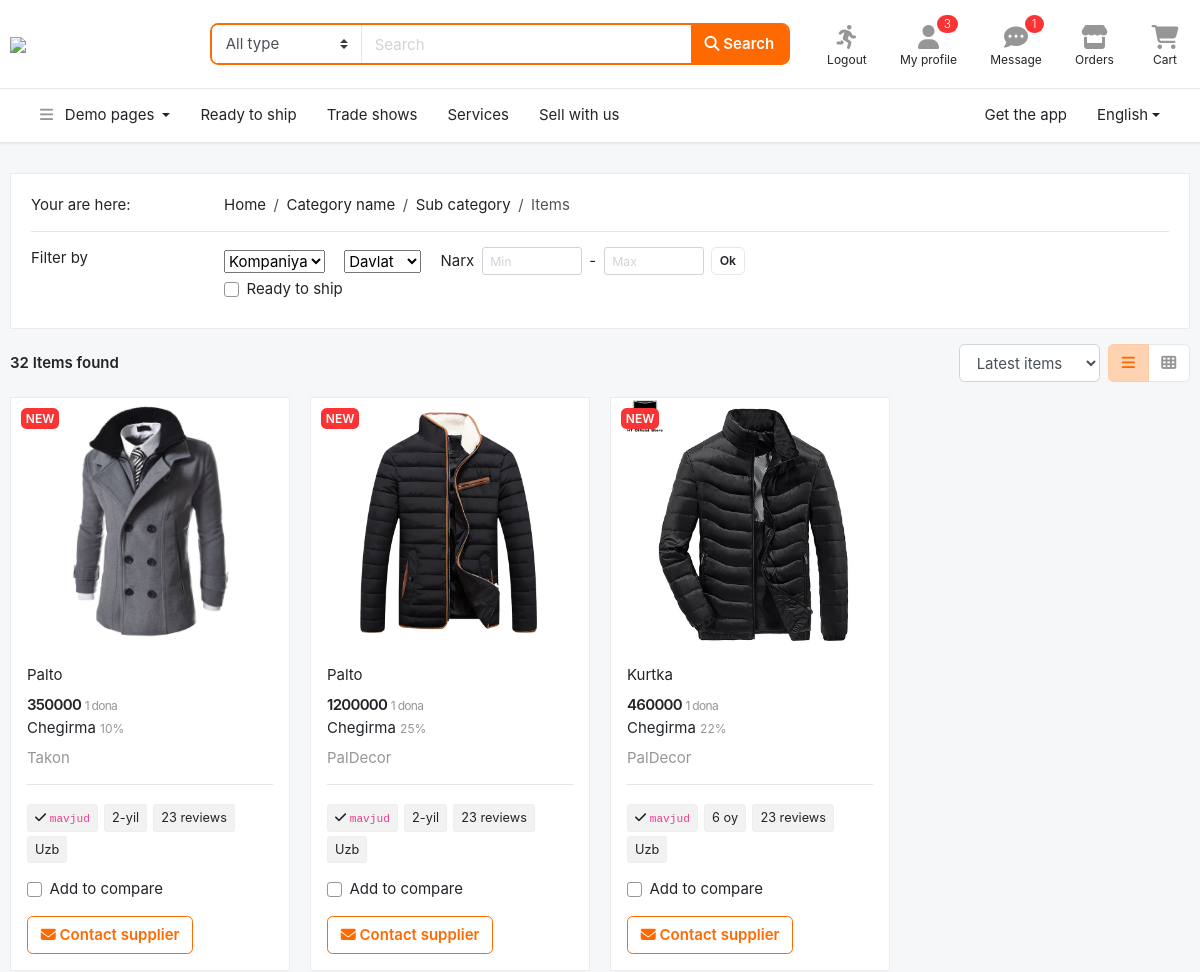
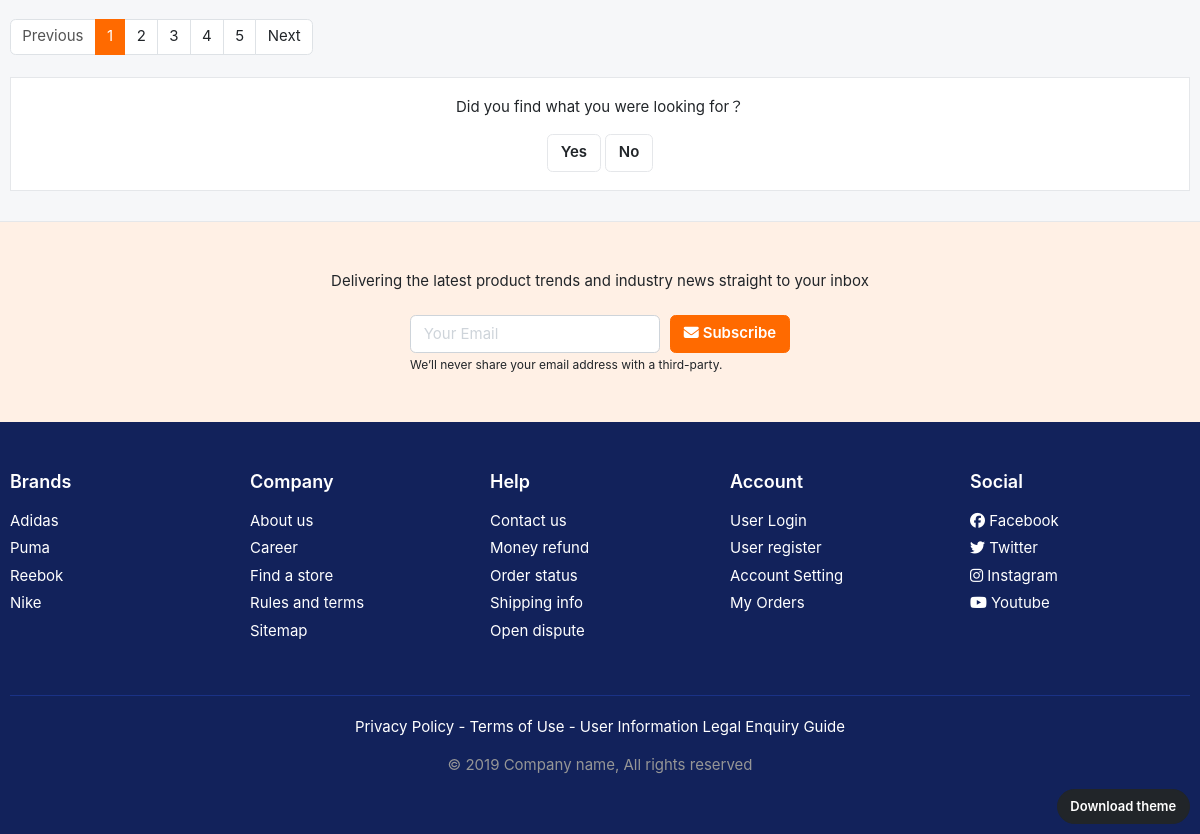
The page /home/bolim/1/ on the database its author committed (2 pictures, top to bottom).
### asosiy/models.py (models this page shows, shortened)
class Mahsulot(models.Model):
    nom = models.CharField(max_length=100)
    narx = models.PositiveIntegerField()
    chegirma = models.PositiveIntegerField(default=0)
    batafsil = models.TextField()
    brend = models.CharField(max_length=30)
    kafolat = models.CharField(max_length=30)
    yetkazish = models.CharField(max_length=30)
    mavjud = models.BooleanField(default=True)
    bolim = models.ForeignKey(Bolim, on_delete=models.CASCADE)
    ishlab_chiqaruvchi = models.CharField(max_length=30, default='Uzb')

class Media(models.Model):
    rasm = models.FileField()
    mahsulot = models.ForeignKey(Mahsulot, on_delete=models.CASCADE, related_name='rasmlar')

### asosiy/views.py (the view)
# urls.py: path('bolim/<int:soz>/', BolimMahsulotlar.as_view(), name='bolim'),
class BolimMahsulotlar(View):
    def get(self, request,soz):
        natija = Mahsulot.objects.filter(bolim__id=soz)
        kom = request.GET.get('k')
        dav = request.GET.get('d')
        mi = request.GET.get('kichik')
        ma = request.GET.get('katta')
        if kom:
            natija=natija.filter(brend=kom)
        if dav:
            natija=natija.filter(brend=dav)
        if mi and ma:
            natija=natija.filter(narx__gt=mi, narx__lt=ma)
        content = {
            'mahsulot':natija
        }
        return render(request, 'page-listing-grid.html', content)

### templates/page-listing-grid.html (shortened to what this page needs)
{% extends 'header.html'%}
{% block content%}
<section class="section-content padding-y">
<div class="container">
<div class="card mb-3">
  <div class="card-body">
<div class="row">
  <div class="col-md-2"> Your are here: </div>
  <nav class="col-md-8">
  <ol class="breadcrumb">
      <li class="breadcrumb-item"><a href="#">Home</a></li>
      <li class="breadcrumb-item"><a href="#">Category name</a></li>
      <li class="breadcrumb-item"><a href="#">Sub category</a></li>
      <li class="breadcrumb-item active" aria-current="page">Items</li>
  </ol>
  </nav>
</div>
<hr>
<div class="row">
  <div class="col-md-2">Filter by</div>
   <form method="get">
  <div class="col-md-10">
    <ul class="list-inline">
      <select class="list-inline-item mr-3 dropdown" name="k"><a href="#" class="dropdown-toggle" data-toggle="dropdown">   Kompaniya </a>
		  	<option value="" selected disabled >Kompaniya</option>
        </select>
       <select class="list-inline-item mr-3 dropdown" name="d"><a href="#" class="dropdown-toggle" data-toggle="dropdown">   Davlat </a>
			  <option value="" selected disabled >Davlat</option>
        </select>
      <li class="list-inline-item mr-3">
        <div class="form-inline">
          <label class="mr-2">Narx</label>
        <input class="form-control form-control-sm" placeholder="Min" type="number" name="kichik">
          <span class="px-2"> - </span>
        <input class="form-control form-control-sm" placeholder="Max" type="number" name="katta">
        <button type="submit" class="btn btn-sm btn-light ml-2">Ok</button>
      </div>
      </li>
      <li class="list-inline-item mr-3">
        <label class="custom-control mt-1 custom-checkbox">
        <div class="custom-control-label">Ready to ship
        </div>
      </label>
      </li>
    </ul>
  </div>
       </form>
</div>
  </div>
</div>
<header class="mb-3">
		<div class="form-inline">
			<strong class="mr-md-auto">32 Items found </strong>
			<select class="mr-2 form-control">
				<option>Latest items</option>
			</select>
			<div class="btn-group">
				<a href="page-listing-grid.html" class="btn btn-light active" data-toggle="tooltip" title="List view">
					<i class="fa fa-bars"></i></a>
				<a href="page-listing-large.html" class="btn btn-light" data-toggle="tooltip" title="Grid view">
					<i class="fa fa-th"></i></a>
			</div>
		</div>
</header>
<div class="row">
	{% for select_mah in mahsulot %}
	<div class="col-md-3">
		<figure class="card card-product-grid">
			<div class="img-wrap">
				<span class="badge badge-danger"> NEW </span>
				<img src="{{select_mah.rasmlar.first.rasm.url}}">
			</div>
			<figcaption class="info-wrap">
					<a href="#" class="title mb-2">{{select_mah.nom}}</a>
					<div class="price-wrap">
						<span class="price">{{select_mah.narx}}</span>
						<small class="text-muted">1 dona</small>
					</div>
					<p class="mb-2"> Chegirma <small class="text-muted">{{select_mah.chegirma}}%</small></p>
					<p class="text-muted ">{{select_mah.brend}}</p>
					<hr>
					<p class="mb-3">
						{% if select_mah.mavjud %}
							<span class="tag">
									<i class="fa fa-check"> </i> <code> mavjud </code>
							</span>
						{% else %}
						<span class="tag"> <i class="fa fa-times"></i> <code>mavjud emas </code> </span>
						{% endif %}
						<span class="tag"> {{select_mah.kafolat}} </span>
						<span class="tag"> 23 reviews </span>
						<span class="tag"> {{select_mah.ishlab_chiqaruvchi}} </span>
					</p>
					<label class="custom-control mb-3 custom-checkbox">
					  <div class="custom-control-label">Add to compare
					  </div>
					</label>
					<a href="#" class="btn btn-outline-primary"> <i class="fa fa-envelope"></i> Contact supplier </a>
			</figcaption>
		</figure>
	</div>
	{% endfor %}
</div>
<nav class="mb-4" aria-label="Page navigation sample">
  <ul class="pagination">
    <li class="page-item disabled"><a class="page-link" href="#">Previous</a></li>
    <li class="page-item active"><a class="page-link" href="#">1</a></li>
    <li class="page-item"><a class="page-link" href="#">2</a></li>
    <li class="page-item"><a class="page-link" href="#">3</a></li>
    <li class="page-item"><a class="page-link" href="#">4</a></li>
    <li class="page-item"><a class="page-link" href="#">5</a></li>
    <li class="page-item"><a class="page-link" href="#">Next</a></li>
  </ul>
</nav>
<div class="box text-center">
	<p>Did you find what you were looking for？</p>
	<a href="" class="btn btn-light">Yes</a>
	<a href="" class="btn btn-light">No</a>
</div>
</div>
</section>
<section class="padding-y-lg bg-light border-top">
<div class="container">
<p class="pb-2 text-center">Delivering the latest product trends and industry news straight to your inbox</p>
<div class="row justify-content-md-center">
	<div class="col-lg-4 col-sm-6">
<form class="form-row">
		<div class="col-8">
		<input class="form-control" placeholder="Your Email" type="email">
		</div>
		<div class="col-4">
		<button type="submit" class="btn btn-block btn-warning"> <i class="fa fa-envelope"></i> Subscribe </button>
		</div>
</form>
<small class="form-text">We’ll never share your email address with a third-party. </small>
	</div>
</div>
</div>
</section>
<footer class="section-footer bg-secondary">
	<div class="container">
		<section class="footer-top padding-y-lg text-white">
			<div class="row">
				<aside class="col-md col-6">
					<h6 class="title">Brands</h6>
					<ul class="list-unstyled">
						<li> <a href="#">Adidas</a></li>
						<li> <a href="#">Puma</a></li>
						<li> <a href="#">Reebok</a></li>
						<li> <a href="#">Nike</a></li>
					</ul>
				</aside>
				<aside class="col-md col-6">
					<h6 class="title">Company</h6>
					<ul class="list-unstyled">
						<li> <a href="#">About us</a></li>
						<li> <a href="#">Career</a></li>
						<li> <a href="#">Find a store</a></li>
						<li> <a href="#">Rules and terms</a></li>
						<li> <a href="#">Sitemap</a></li>
					</ul>
				</aside>
				<aside class="col-md col-6">
					<h6 class="title">Help</h6>
					<ul class="list-unstyled">
						<li> <a href="#">Contact us</a></li>
						<li> <a href="#">Money refund</a></li>
						<li> <a href="#">Order status</a></li>
						<li> <a href="#">Shipping info</a></li>
						<li> <a href="#">Open dispute</a></li>
					</ul>
				</aside>
				<aside class="col-md col-6">
					<h6 class="title">Account</h6>
					<ul class="list-unstyled">
						<li> <a href="#"> User Login </a></li>
						<li> <a href="#"> User register </a></li>
						<li> <a href="#"> Account Setting </a></li>
						<li> <a href="#"> My Orders </a></li>
					</ul>
				</aside>
				<aside class="col-md">
					<h6 class="title">Social</h6>
					<ul class="list-unstyled">
						<li><a href="#"> <i class="fab fa-facebook"></i> Facebook </a></li>
						<li><a href="#"> <i class="fab fa-twitter"></i> Twitter </a></li>
						<li><a href="#"> <i class="fab fa-instagram"></i> Instagram </a></li>
						<li><a href="#"> <i class="fab fa-youtube"></i> Youtube </a></li>
					</ul>
				</aside>
			</div>
		</section>
		<section class="footer-bottom text-center">
				<p class="text-white">Privacy Policy - Terms of Use - User Information Legal Enquiry Guide</p>
				<p class="text-muted"> &copy 2019 Company name, All rights reserved </p>
				<br>
		</section>
	</div>
</footer>
{% endblock %}

### static/css/ui.css (style rules this page uses)
html { font-family:'Inter', sans-serif;font-size:15px }
.img-wrap { text-align:center;display:block }
.img-wrap img { max-width:100% }
.price-wrap { letter-spacing:-0.7px }
.padding-y { padding-top:30px;padding-bottom:30px }
.padding-y-lg { padding-top:48px;padding-bottom:48px }
figure { margin-bottom:0 }
.section-footer ul li { margin-bottom:5px }
.section-footer ul a { color:inherit }
.section-footer .title { font-weight:600;margin-bottom:16px;font-size:18px }
.footer-bottom { padding-top:20px;padding-bottom:20px;border-top:1px solid #1a3286 }
.btn-light { background-color:#fff;border-color:#e5e7ea }
.btn-light i { color:#969696 }
.btn-light.active i { color:#ff6a00 }
.list-inline { margin-bottom:0 }
.list-inline-item { vertical-align:middle }
[class*="list-"] li:after { visibility:hidden;display:block;content:"";overflow:hidden;height:0;clear:both }
[class*='card-product'] a.title { color:#212529;display:block }
[class*='card-product'] .img-wrap .badge { top:10px;left:10px;position:absolute }
[class*='card-product'] p { margin-bottom:0 }
[class*='card-product'] .img-wrap { overflow:hidden;position:relative }
[class*='card-product'] .img-wrap img { height:100%;max-width:100%;width:auto;display:inline-block;-o-object-fit:cover;object-fit:cover }
.card-product-grid { margin-bottom:20px }
.card-product-grid .img-wrap { height:250px }
.card-product-grid .info-wrap { overflow:hidden;padding:16px }
.card .img-wrap { overflow:hidden }
.tag { display:inline-block;padding:3px 7px;background:#f2f2f2;border:1px solid #eee;border-radius:3px;margin-top:4px;margin-right:2px;font-size:85% }
.price { font-weight:600;color:#212529 }
.box { padding:18px;background:#fff;border:1px solid #e5e7ea }
.form-inline input[type='number'] { max-width:100px }
body { background-color:#f6f7f9 }

### rows shown on the page
Mahsulot: rasmlar.first.rasm (picture), nom "Palto", narx "350000", chegirma "10", brend "Takon", mavjud True (drawn), kafolat "2-yil", ishlab_chiqaruvchi "Uzb"
Mahsulot: rasmlar.first.rasm (picture), nom "Palto", narx "1200000", chegirma "25", brend "PalDecor", mavjud True (drawn), kafolat "2-yil", ishlab_chiqaruvchi "Uzb"
Mahsulot: rasmlar.first.rasm (picture), nom "Kurtka", narx "460000", chegirma "22", brend "PalDecor", mavjud True (drawn), kafolat "6 oy", ishlab_chiqaruvchi "Uzb"
